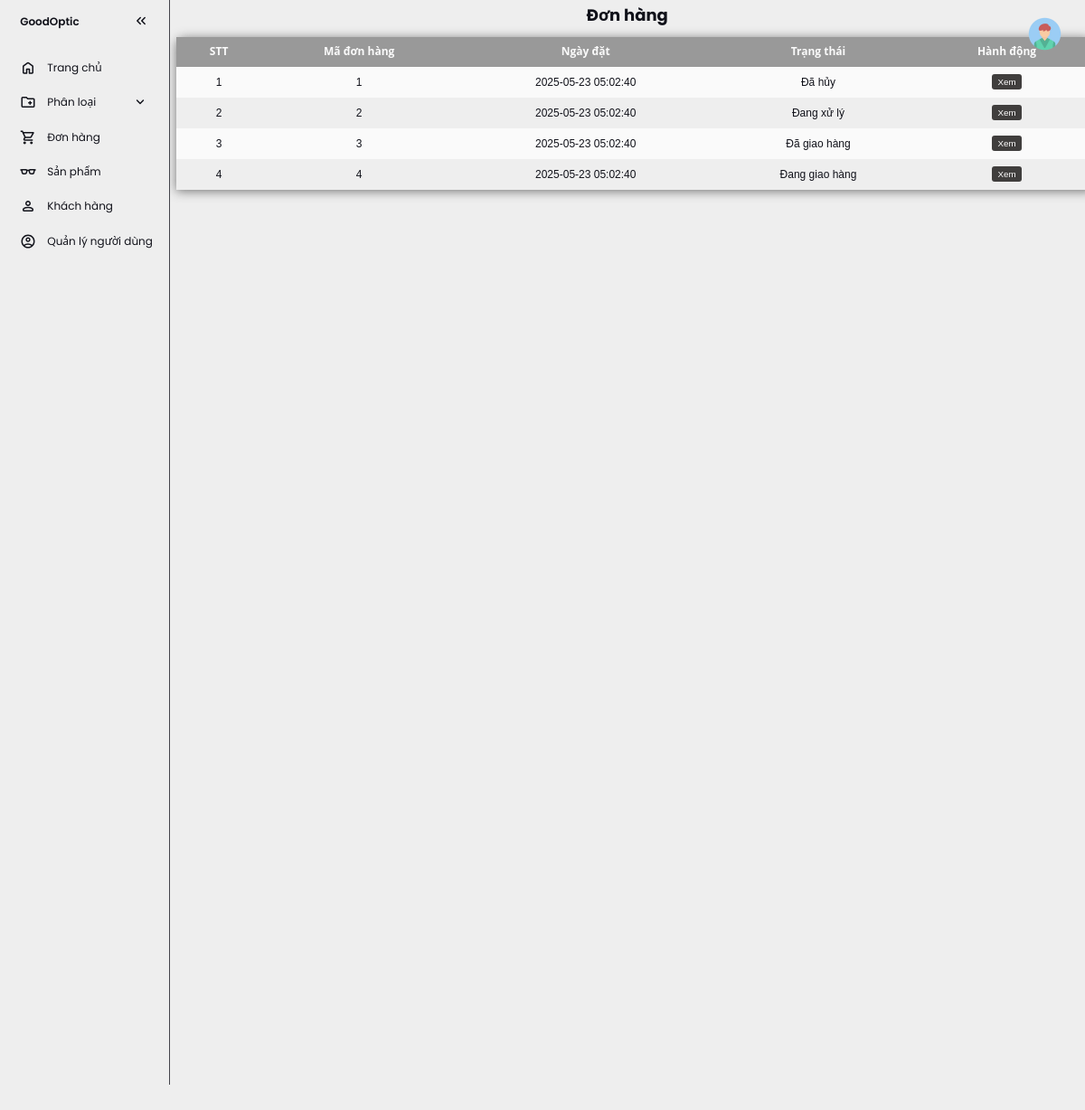
The app's page /admin/viewAllOrders.php (signed in) with its own data.
### tables this page shows
CREATE TABLE `orders` (
  `order_id` bigint(20) UNSIGNED NOT NULL,
  `customer_id` bigint(20) UNSIGNED DEFAULT NULL,
  `customer_name` varchar(255) NOT NULL,
  `address` text NOT NULL,
  `phone` varchar(20) NOT NULL,
  `email` varchar(50) NOT NULL,
  `pay_method` varchar(50) NOT NULL,
  `status` enum('Đang xử lý','Đã xác nhận','Đang giao hàng','Đã giao hàng','Đã hủy') NOT NULL DEFAULT 'Đang xử lý',
  `created_at` datetime NOT NULL DEFAULT current_timestamp(),
  `updated_at` datetime NOT NULL DEFAULT current_timestamp() ON UPDATE current_timestamp()
);

### admin/viewAllOrders.php (the view)
<?php include "./header.php"; ?>
<?php include "./sidebar.php"; ?>
<div id="ordersBtn" >
  <h2>Đơn hàng</h2>
  <table class="table table-striped">
    <thead>
      <tr>
        <th>STT</th>
        <th>Mã đơn hàng</th>
        <th>Ngày đặt</th>
        <th>Trạng thái</th>
        <th>Hành động</th>
     </tr>
    </thead>
     <?php
      include_once "./config/dbconnect.php";
      $sql="SELECT * from orders order by created_at";
      $result=$conn-> query($sql);
      $count = 1;
      if ($result-> num_rows > 0){
        while ($row=$result-> fetch_assoc()) {
    ?>
       <tr>
          <td><?=$count?></td>
          <td><?=$row["order_id"]?></td>
          <td><?=$row["created_at"]?></td>
          <td><?=$row["status"]?></td>
          <td>
            <a class="btn-edit" href="viewEachOrders.php?id=<?=$row['order_id']?>">Xem</a>
          </td>
        </tr>
    <?php
            $count = $count + 1;
        }
      }
    ?>
  </table>
 <?php include "./footer.php"; ?>

### admin/css/style.css (style rules this page uses)
:root { --base-clr: #EEEEEE; --line-clr: #42434a; --hover-clr: #FFCCCC; --text-clr: #11121a; --accent-clr: #11121a; --secondary-text-clr: #b0b3c1; }
* { margin: 0; padding: 0; }
html { font-family: Poppins, 'Segoe UI', Tahoma, Geneva, Verdana, sans-serif; line-height: 1.5rem; }
table { width: 100%; border-collapse: collapse; border-spacing: 0; box-shadow: 0 2px 15px rgba(64, 64, 64, .7); border-radius: 12px 12px 0 0; margin-top: 20px; margin-left: 10px; }
td, th { padding: 10px 16px; text-align: center; }
th { background-color: #999999; color: #fafafa; font-family: 'Open Sans', Sans-serif; font-weight: bold; }
tr { width: 100%; background-color: #fafafa; font-family: 'Montserrat', sans-serif; }
tr:nth-child(even) { background-color: #eeeeee; }
div { align-items: center; justify-content: center; }
h2 { text-align: center; margin-top: 10px; }
.btn-edit, .btn-delete { padding: 4px 8px; font-size: 13px; border-radius: 4px; background: #403e3d; transition: all 0.3s ease-out; text-decoration: none; color: #fff; }

### records on screen
orders: order_id "1", created_at "2025-05-23 05:02:40", status "Đã hủy"
orders: order_id "2", created_at "2025-05-23 05:02:40", status "Đang xử lý"
orders: order_id "3", created_at "2025-05-23 05:02:40", status "Đã giao hàng"
orders: order_id "4", created_at "2025-05-23 05:02:40", status "Đang giao hàng"
